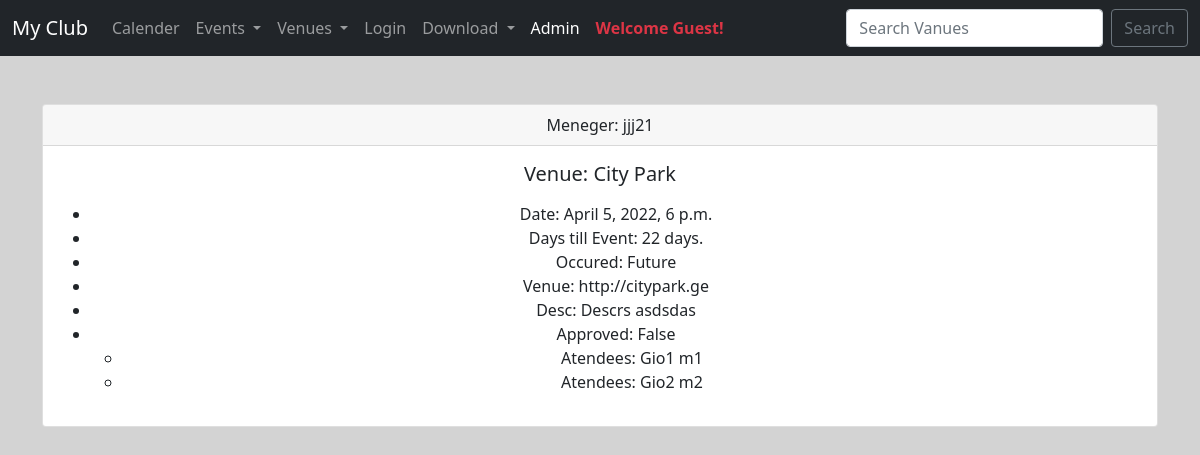
The page /show_event/6/ on the database as committed earlier.
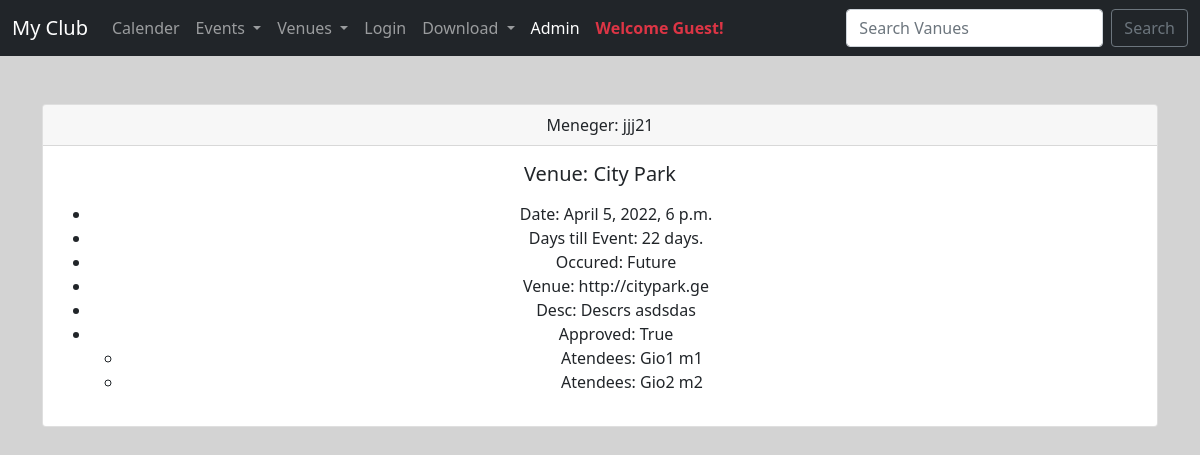
The same page on the database as committed later.
### events/models.py (models this page shows, shortened)
class Event(models.Model):
    name =      models.CharField('Event Name', max_length=120)
    event_date = models.DateTimeField()
    venue  =    models.ForeignKey(Venue, blank=True, null=True, on_delete=models.CASCADE)
    manager =   models.ForeignKey(User, blank=True, null=True, on_delete=models.SET_NULL)
    description = models.TextField(blank=True, null=True)
    attendees = models.ManyToManyField(MyClubUser, blank=True)
    approved = models.BooleanField('Aprrovedd', default=False)
    @property
    def Days_till(self):
        today = date.today()
        days_till = self.event_date.date() - today
        days_till_stripped = str(days_till).split(',', 1)[0]
        return days_till_stripped
    @property
    def Is_past(self):
        today = date.today()
        if self.event_date.date() < today:
            thing = "Past"
        else:
            thing = "Future"
        return thing

class Venue(models.Model):
    name =      models.CharField('Venue Name', max_length=120)
    address =   models.CharField(max_length=220)
    zip_code =  models.CharField('Zip Code', max_length=15)
    phone =     models.CharField('Contact Phone', max_length=120, blank=True)
    web =       models.URLField('Website Address', blank=True)
    email_address = models.EmailField('Email Address', blank=True)
    owner = models.IntegerField("Venue Owner", blank=False, default=1)
    venue_image = models.ImageField(null=True, blank=True, upload_to='images/')
    def __str__(self) -> str:
        return self.name

### events/views.py (the view)
# urls.py: path('show_event/<int:pk>/', views.show_event, name='show_event'),
def show_event(request, pk):
    event = Event.objects.get(pk=pk)
    return render(request, 'events/show_event.html', {'item':event})

### events/models.py (called while the page is built)
    def __str__(self) -> str:
        return self.first_name + ' ' + self.last_name

### events/templates/events/show_event.html (shortened to what this page needs)
{% extends 'events/base.html' %}
{% block content %}
<center>
    <br>
    <div class="card">
        <div class="card-header">
            Meneger: {{ item.manager }}
    </div>
    <div class="card-body">
        <h5 class="card-title">Venue: {{ item.venue }}</h5>
        <p class="card-text">
        <ul>
            <li>Date: {{ item.event_date }}</li>
            <li>Days till Event: {{ item.Days_till }}.</li>
            <li>Occured: {{ item.Is_past }}</li>
            <li>Venue: {{ item.venue.web }}</li>
            <li>Desc: {{ item.description }}</li>
            <li>Approved: {{ item.approved }}</li>
            <ul>
                {% for user in item.attendees.all %}
                <li>Atendees: {{ user }}</li>
                {% endfor %}
            </ul>
        </ul>
        </p>
    </div>
</div>
</center>
{% endblock %}

Rows that differ between the two databases and show on the page:
changed Event "Future": approved "False" → "True"
